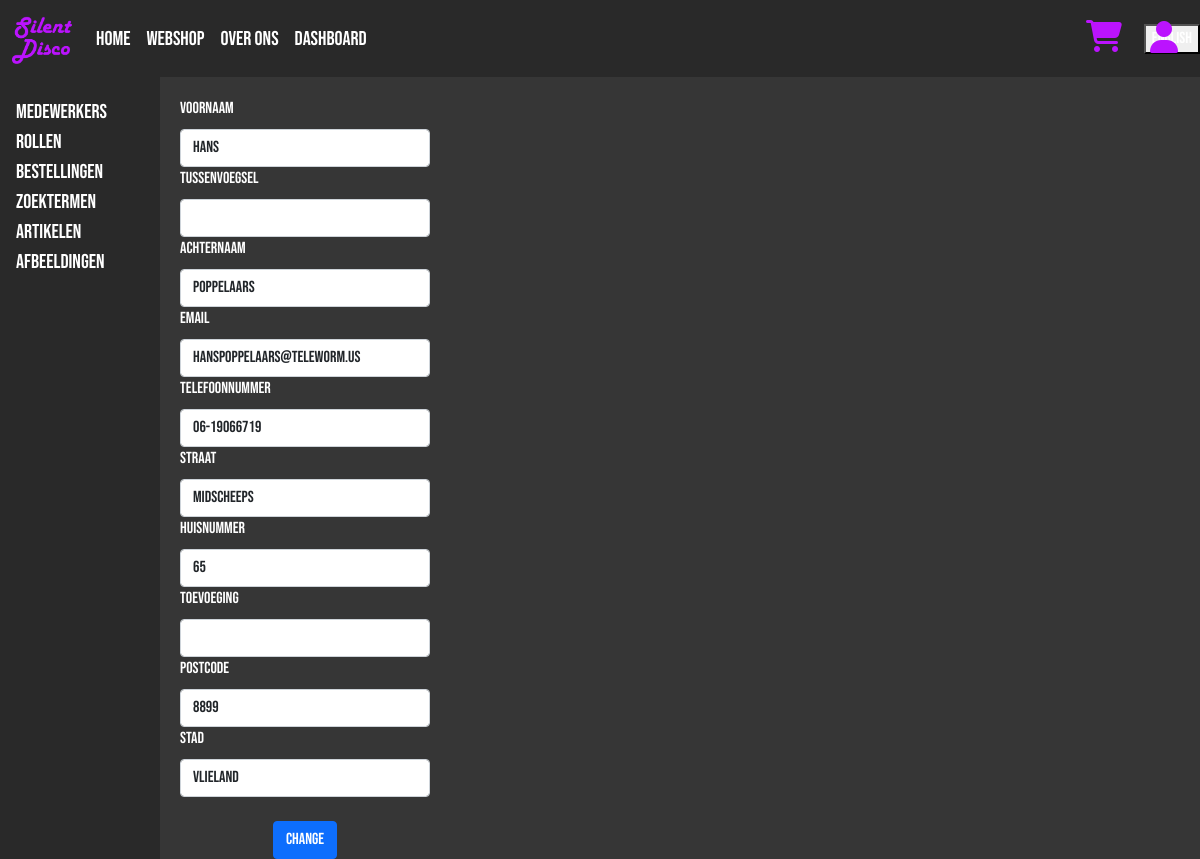
The page /userInfo.php (signed in) on the database its author committed.
### tables this page shows
CREATE TABLE `users` (
  `UserID` int(11) NOT NULL,
  `First_Name` varchar(25) NOT NULL,
  `Middle_Name` varchar(25) DEFAULT NULL,
  `Last_Name` varchar(25) NOT NULL,
  `Email` varchar(50) DEFAULT NULL,
  `Phone_Number` varchar(20) DEFAULT NULL,
  `Password` varchar(25) NOT NULL,
  `Street` varchar(100) DEFAULT NULL,
  `House_Number` int(11) DEFAULT NULL,
  `House_Number_Addition` varchar(25) DEFAULT NULL,
  `Zipcode` varchar(10) DEFAULT NULL,
  `City` varchar(50) DEFAULT NULL,
  `Creation_Date` timestamp NOT NULL DEFAULT current_timestamp()
);

### Database.php (called while the page is built)
<?php
class Database {
	private string $host = 'localhost';
	private string $dbname = 'stilteaubv';
	protected $connection;
	public function __construct(string $user, string $pass) {
		if(!isset($this->connection) && empty($this->connection)) {
			try {
				$this->connection = new PDO('mysql:host=' . $this->host . ';dbname=' . $this->dbname, $user, $pass);
			} catch (PDOException $e) {
				return $e;
			}
		}
		return $this->connection;
	}
}
?>

### UserManager.php (called while the page is built, shortened)
<?php
require_once('crud.php');
require_once('user.php');
Class UserManager {
    private Crud $crud;
    private ?User $user;
    function __construct() {
        $this->crud = new Crud('root', '');
    }
    public function fetchUserData($id) {
        $results = $this->crud->selectByUser($id, 'users');
		foreach($results as $result) {
			$this->user = new User($result["UserID"], $result["First_Name"], $result["Middle_Name"], $result["Last_Name"], $result["Email"], $result["Phone_Number"],
			$result["Street"], $result["House_Number"], $result["House_Number_Addition"], $result["Zipcode"], $result["City"]);
		}
        return $this->user;
    }
}
?>

### Crud.php (called while the page is built, shortened)
<?php
require_once('Database.php');
class Crud extends Database {
	public function selectByUser($id, $table) {
		try {
			$select = $this->connection->prepare("SELECT * FROM {$table} WHERE `UserID` = {$id}");
			$select->execute();
			return $select->fetchall(PDO::FETCH_ASSOC);
		} catch(PDOException $e) {
			echo $e;
		}
	}
}
?>

### user.php (called while the page is built, shortened)
<?php
class User {
	private string $firstName;
	private ?string $midName;
	private string $lastName;
	private string $email;
	private string $phoneNr;
	private string $street;
	private int $houseNr;
	private ?string $houseNrAdd;
	private string $zipcode;
	private string $city;
	private ?string $password;
	function  __construct($id, $firstName, $midName, $lastName, $email, $phoneNr, $street, $houseNr, $houseNrAdd, $zipcode, $city) {
		$this->firstName = $firstName;
		$this->midName = $midName ?? '';
		$this->lastName = $lastName;
		$this->email = $email;
		$this->phoneNr = $phoneNr;
		$this->street = $street;
		$this->houseNr = $houseNr;
		$this->houseNrAdd = $houseNrAdd ?? '';
		$this->zipcode = $zipcode;
		$this->city = $city;
	}
	public function getAllData() {
		if(isset($this->password)) {
			return array('First Name'=>$this->firstName, 'Middle Name'=>$this->midName, 'Last Name'=>$this->lastName, 'Email'=>$this->email, 'Phone Number'=>$this->phoneNr,
		'Street'=>$this->street, 'House Number'=>$this->houseNr, 'House Number Addition'=>$this->houseNrAdd, 'Zipcode'=>$this->zipcode, 'City'=>$this->city, 'Password'=>$this->password);
		} else {
			return array('First Name'=>$this->firstName, 'Middle Name'=>$this->midName, 'Last Name'=>$this->lastName, 'Email'=>$this->email, 'Phone Number'=>$this->phoneNr,
		'Street'=>$this->street, 'House Number'=>$this->houseNr, 'House Number Addition'=>$this->houseNrAdd, 'Zipcode'=>$this->zipcode, 'City'=>$this->city);
		}
	}
}
?>

### UserUI.php (the view, shortened to what this page needs)
<!doctype HTML>
<?php
require_once('UserManager.php');
$uman = new UserManager();
if(basename($_SERVER['PHP_SELF']) === 'userInfo.php') {
    $count = 0;
    $translationArray = array();
    if(isset($_SESSION['id']) && !empty($_SESSION['id'])) {
        $user = $uman->fetchUserData($_SESSION['id']);
        $userData = array();
        if(isset($user))
            $userData = $user->getAllData();
    }
    echo "<form name='userDataForm' id='userdata' method='POST' action='userForm.php'>";
    foreach($userData as $key=>$value) {
        echo "<div class='col-md-3'>";
        foreach(array_keys($userData) as $keys) {
            switch($keys) {
                case 'First Name':
                    array_push($translationArray, 'Voornaam');
                    break;
                case 'Middle Name':
                    array_push($translationArray, 'tussenvoegsel');
                    break;
                case 'Last Name':
                    array_push($translationArray, 'Achternaam');
                    break;
                case 'Email':
                    array_push($translationArray, 'Email');
                    break;
                case 'Phone Number':
                    array_push($translationArray, 'Telefoonnummer');
                    break;
                case 'Street':
                    array_push($translationArray, 'Straat');
                    break;
                case 'House Number':
                    array_push($translationArray, 'Huisnummer');
                    break;
                case 'House Number Addition':
                    array_push($translationArray, 'Toevoeging');
                    break;
                case 'Zipcode':
                    array_push($translationArray, 'Postcode');
                    break;
                case 'City':
                    array_push($translationArray, 'Stad');
                    break;
            }
        }
        $trans = $translationArray[$count];
        echo "<label for='{$key}' class='form-label'>{$trans}</label>";
        echo "<input type='text' class='form-control' name='{$key}' value={$value}>";
        echo "</div>";
        $count++;
        if(array_key_last($userData) == $key) {
            echo "<br><div class='col-3 text-center'>
            <button type='submit' class='btn btn-primary' name='changeBtn'>Change</button>";
            echo "</form>";
        }
    }
}
?>

### Style/base.css (style rules this page uses)
body, html { height: 100%; color: white; background-color: rgb(54, 54, 54); font-family: 'Bebas Neue', cursive; }
li, a, button { font-weight: 500; font-size: 16px; color: white; text-decoration: none; }

### rows shown on the page
users: First_Name "Hans", Last_Name "Poppelaars", Email "HansPoppelaars@teleworm.us", Phone_Number "06-19066719", Street "Midscheeps", House_Number "65", City "Vlieland"

### other values the page prints
$buttonVal "English"
$trans "Voornaam"
$trans "tussenvoegsel"
$trans "Achternaam"
$trans "Email"
$trans "Telefoonnummer"
$trans "Straat"
$trans "Huisnummer"
$trans "Toevoeging"
$trans "Postcode"
$trans "Stad"
